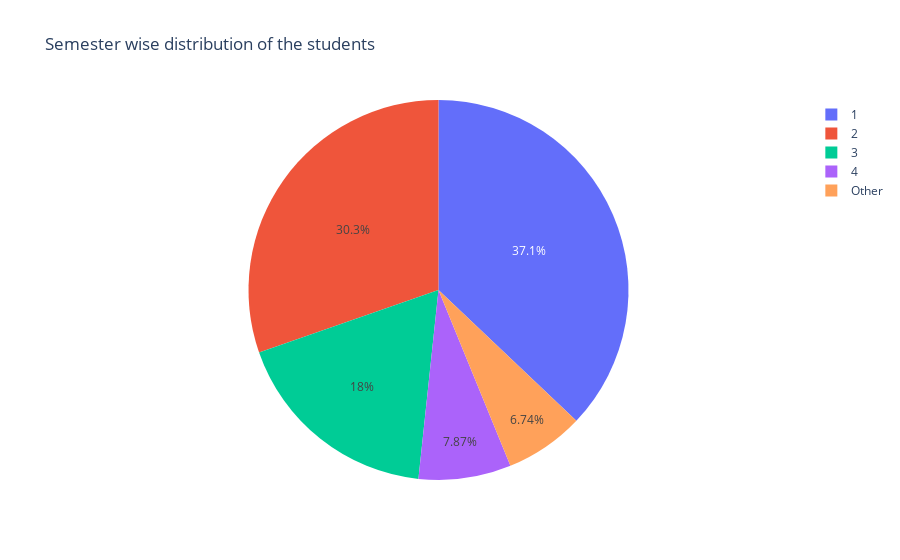

Write notebook code for a chart like this one.
### Code cell
fig_stu = px.pie(sem_counts, values='count', names='semester', title='Semester wise distribution of the students')
fig_stu.show()

### Figure 1 — Plotly figure (JSON) as saved in the notebook; plotly's stock layout.template omitted (floating-point values rounded to 4 significant figures)
{"data": [{"domain": {"x": [0, 1], "y": [0, 1]}, "hoverlabel": {"namelength": 0}, "hovertemplate": "semester=%{label}<br>count=%{value}", "labels": ["1", "2", "3", "4", "Other"], "legendgroup": "", "name": "", "showlegend": true, "type": "pie", "values": [33, 27, 16, 7, 6]}], "layout": {"legend": {"tracegroupgap": 0}, "title": {"text": "Semester wise distribution of the students"}}}
